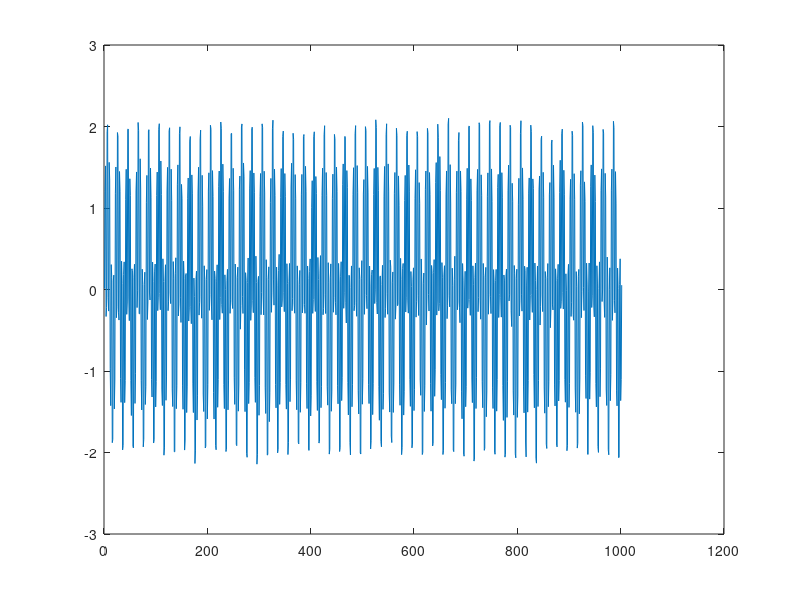

MATLAB code to generate this figure:
fs = 1e3;
t = 0:1/fs:1;
x = [1 2]*sin(2*pi*[50 250]'.*t) + randn(size(t))/10;
%x is your output from the modulated signal
%here im just using it for explaination
demodulated=conv(x,[1/2,1/2]);
plot(demodulated)